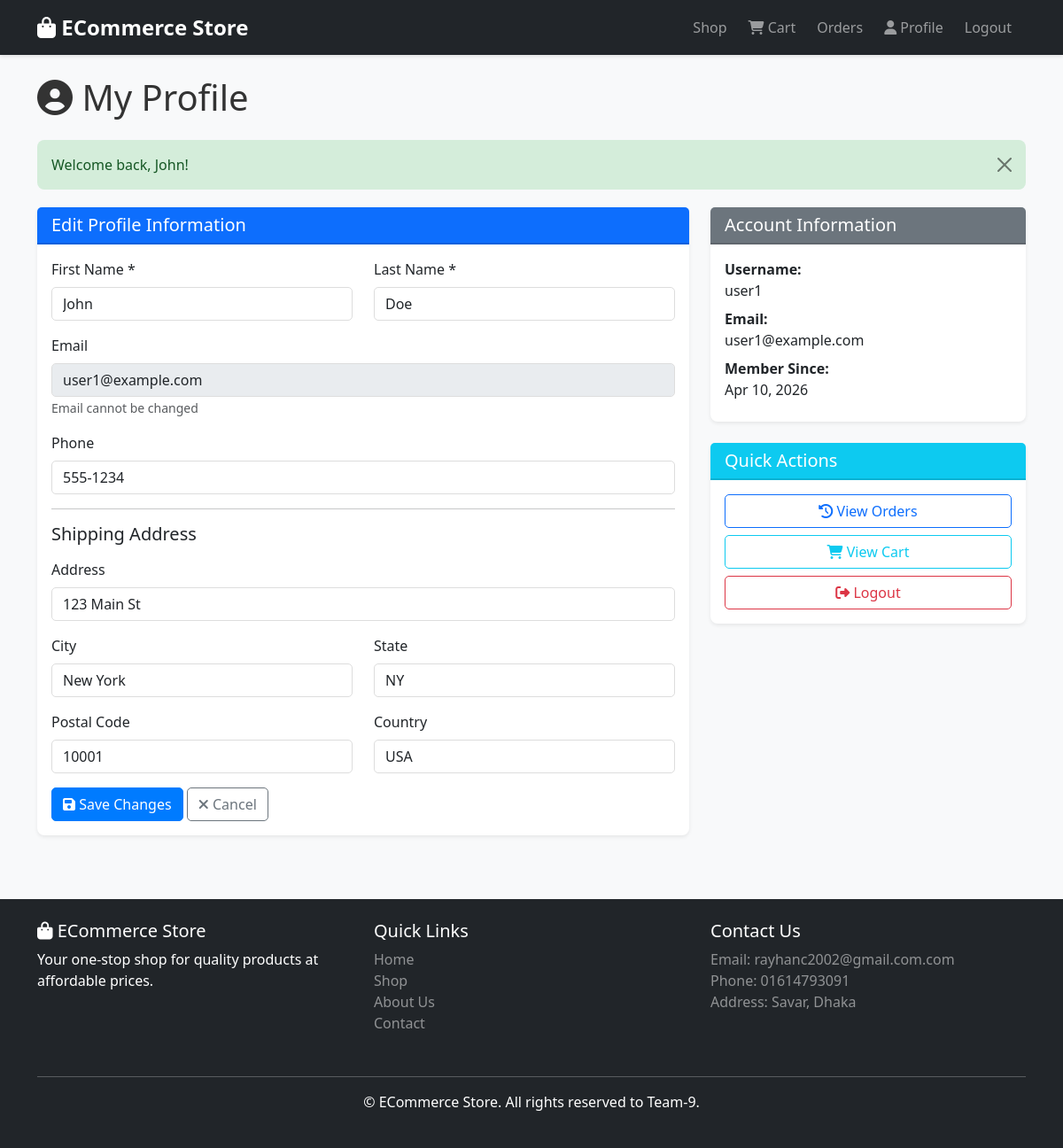
The page /pages/profile.php (signed in) on the database its author committed.
### tables this page shows
CREATE TABLE `users` (
  `user_id` INT PRIMARY KEY AUTO_INCREMENT,
  `username` VARCHAR(50) UNIQUE NOT NULL,
  `email` VARCHAR(100) UNIQUE NOT NULL,
  `password` VARCHAR(255) NOT NULL,
  `first_name` VARCHAR(50) NOT NULL,
  `last_name` VARCHAR(50) NOT NULL,
  `phone` VARCHAR(20),
  `address` TEXT,
  `city` VARCHAR(50),
  `state` VARCHAR(50),
  `postal_code` VARCHAR(10),
  `country` VARCHAR(50),
  `created_at` TIMESTAMP DEFAULT CURRENT_TIMESTAMP,
  `updated_at` TIMESTAMP DEFAULT CURRENT_TIMESTAMP ON UPDATE CURRENT_TIMESTAMP,
  INDEX `idx_email` (`email`),
  INDEX `idx_username` (`username`)
);

### includes/functions.php (called while the page is built, shortened)
<?php
function getSuccessMessage() {
    if (isset($_SESSION['success_message'])) {
        $message = $_SESSION['success_message'];
        return $message;
    }
    return false;
}
function formatDate($date) {
    return date('M d, Y', strtotime($date));
}
?>

### pages/profile.php (the view, shortened to what this page needs)
<?php
include_once '../config/db.php';
include_once '../includes/functions.php';
$user_id = $_SESSION['user_id'];
$query = "SELECT * FROM users WHERE user_id = ?";
$stmt = $conn->prepare($query);
$stmt->bind_param("i", $user_id);
$stmt->execute();
$result = $stmt->get_result();
$user = $result->fetch_assoc();
?>
<!DOCTYPE html>
<html lang="en">
<head>
    <link href="https://cdnjs.cloudflare.com/ajax/libs/bootstrap/5.3.0/css/bootstrap.min.css" rel="stylesheet">
    <link href="https://cdnjs.cloudflare.com/ajax/libs/font-awesome/6.4.0/css/all.min.css" rel="stylesheet">
    <link href="/E-comm/assets/css/style.css" rel="stylesheet">
</head>
<body>
    <?php include_once '../includes/navbar.php'; ?>
    <div class="container py-4">
        <h1 class="mb-4"><i class="fas fa-user-circle"></i> My Profile</h1>
        <?php if ($success = getSuccessMessage()): ?>
            <div class="alert alert-success alert-dismissible fade show" role="alert">
                <?php echo $success; ?>
                <button type="button" class="btn-close" data-bs-dismiss="alert"></button>
            </div>
        <?php endif; ?>
        <div class="row">
            <div class="col-md-8">
                <div class="card shadow-sm">
                    <div class="card-header bg-primary text-white">
                        <h5 class="mb-0">Edit Profile Information</h5>
                    </div>
                    <div class="card-body">
                        <form method="POST" action="">
                            <div class="row">
                                <div class="col-md-6 mb-3">
                                    <label for="first_name" class="form-label">First Name *</label>
                                    <input type="text" class="form-control" id="first_name" name="first_name"
                                           value="<?php echo $user['first_name']; ?>" required>
                                </div>
                                <div class="col-md-6 mb-3">
                                    <label for="last_name" class="form-label">Last Name *</label>
                                    <input type="text" class="form-control" id="last_name" name="last_name"
                                           value="<?php echo $user['last_name']; ?>" required>
                                </div>
                            </div>
                            <div class="mb-3">
                                <label class="form-label">Email</label>
                                <input type="email" class="form-control" value="<?php echo $user['email']; ?>" disabled>
                                <small class="form-text text-muted">Email cannot be changed</small>
                            </div>
                            <div class="mb-3">
                                <label for="phone" class="form-label">Phone</label>
                                <input type="tel" class="form-control" id="phone" name="phone"
                                       value="<?php echo $user['phone'] ?? ''; ?>">
                            </div>
                            <hr>
                            <h5 class="mb-3">Shipping Address</h5>
                            <div class="mb-3">
                                <label for="address" class="form-label">Address</label>
                                <input type="text" class="form-control" id="address" name="address"
                                       value="<?php echo $user['address'] ?? ''; ?>">
                            </div>
                            <div class="row">
                                <div class="col-md-6 mb-3">
                                    <label for="city" class="form-label">City</label>
                                    <input type="text" class="form-control" id="city" name="city"
                                           value="<?php echo $user['city'] ?? ''; ?>">
                                </div>
                                <div class="col-md-6 mb-3">
                                    <label for="state" class="form-label">State</label>
                                    <input type="text" class="form-control" id="state" name="state"
                                           value="<?php echo $user['state'] ?? ''; ?>">
                                </div>
                            </div>
                            <div class="row">
                                <div class="col-md-6 mb-3">
                                    <label for="postal_code" class="form-label">Postal Code</label>
                                    <input type="text" class="form-control" id="postal_code" name="postal_code"
                                           value="<?php echo $user['postal_code'] ?? ''; ?>">
                                </div>
                                <div class="col-md-6 mb-3">
                                    <label for="country" class="form-label">Country</label>
                                    <input type="text" class="form-control" id="country" name="country"
                                           value="<?php echo $user['country'] ?? ''; ?>">
                                </div>
                            </div>
                            <button type="submit" class="btn btn-primary">
                                <i class="fas fa-save"></i> Save Changes
                            </button>
                            <a href="/E-comm/pages/shop.php" class="btn btn-outline-secondary">
                                <i class="fas fa-times"></i> Cancel
                            </a>
                        </form>
                    </div>
                </div>
            </div>
            <div class="col-md-4">
                <div class="card shadow-sm mb-4">
                    <div class="card-header bg-secondary text-white">
                        <h5 class="mb-0">Account Information</h5>
                    </div>
                    <div class="card-body">
                        <p class="mb-2">
                            <strong>Username:</strong><br>
                            <?php echo $user['username']; ?>
                        </p>
                        <p class="mb-2">
                            <strong>Email:</strong><br>
                            <?php echo $user['email']; ?>
                        </p>
                        <p class="mb-2">
                            <strong>Member Since:</strong><br>
                            <?php echo formatDate($user['created_at']); ?>
                        </p>
                    </div>
                </div>
                <div class="card shadow-sm">
                    <div class="card-header bg-info text-white">
                        <h5 class="mb-0">Quick Actions</h5>
                    </div>
                    <div class="card-body">
                        <a href="/E-comm/pages/orders.php" class="btn btn-outline-primary w-100 mb-2">
                            <i class="fas fa-history"></i> View Orders
                        </a>
                        <a href="/E-comm/pages/cart.php" class="btn btn-outline-info w-100 mb-2">
                            <i class="fas fa-shopping-cart"></i> View Cart
                        </a>
                        <a href="/E-comm/pages/logout.php" class="btn btn-outline-danger w-100">
                            <i class="fas fa-sign-out-alt"></i> Logout
                        </a>
                    </div>
                </div>
            </div>
        </div>
    </div>
    <?php include_once '../includes/footer.php'; ?>
</body>
</html>

### assets/css/style.css (style rules this page uses)
:root { --primary-color: #007bff; --secondary-color: #6c757d; --success-color: #28a745; --danger-color: #dc3545; --warning-color: #ffc107; --info-color: #17a2b8; }
body { font-family: 'Segoe UI', Tahoma, Geneva, Verdana, sans-serif; background-color: #f8f9fa; color: #333; }
a { text-decoration: none; color: inherit; }
.card { border: none; border-radius: 8px; }
.card-header { border-bottom: 2px solid rgba(0, 0, 0, 0.125); font-weight: 600; }
.btn { border-radius: 5px; font-weight: 500; }
.btn-primary { background-color: var(--primary-color); border-color: var(--primary-color); }
.alert { border: none; border-radius: 8px; margin-bottom: 20px; }
.alert-success { background-color: #d4edda; color: #155724; }
.form-control, .form-select { border-radius: 5px; border: 1px solid #ddd; }
.shadow-sm { box-shadow: 0 2px 6px rgba(0, 0, 0, 0.1); }

### rows shown on the page
users: first_name "John", last_name "Doe", email "user1@example.com", phone "555-1234", address "123 Main St", city "New York", state "NY", postal_code "10001", country "USA", username "user1", created_at "Apr 10, 2026"

### other values the page prints
$success "Welcome back, John!"
